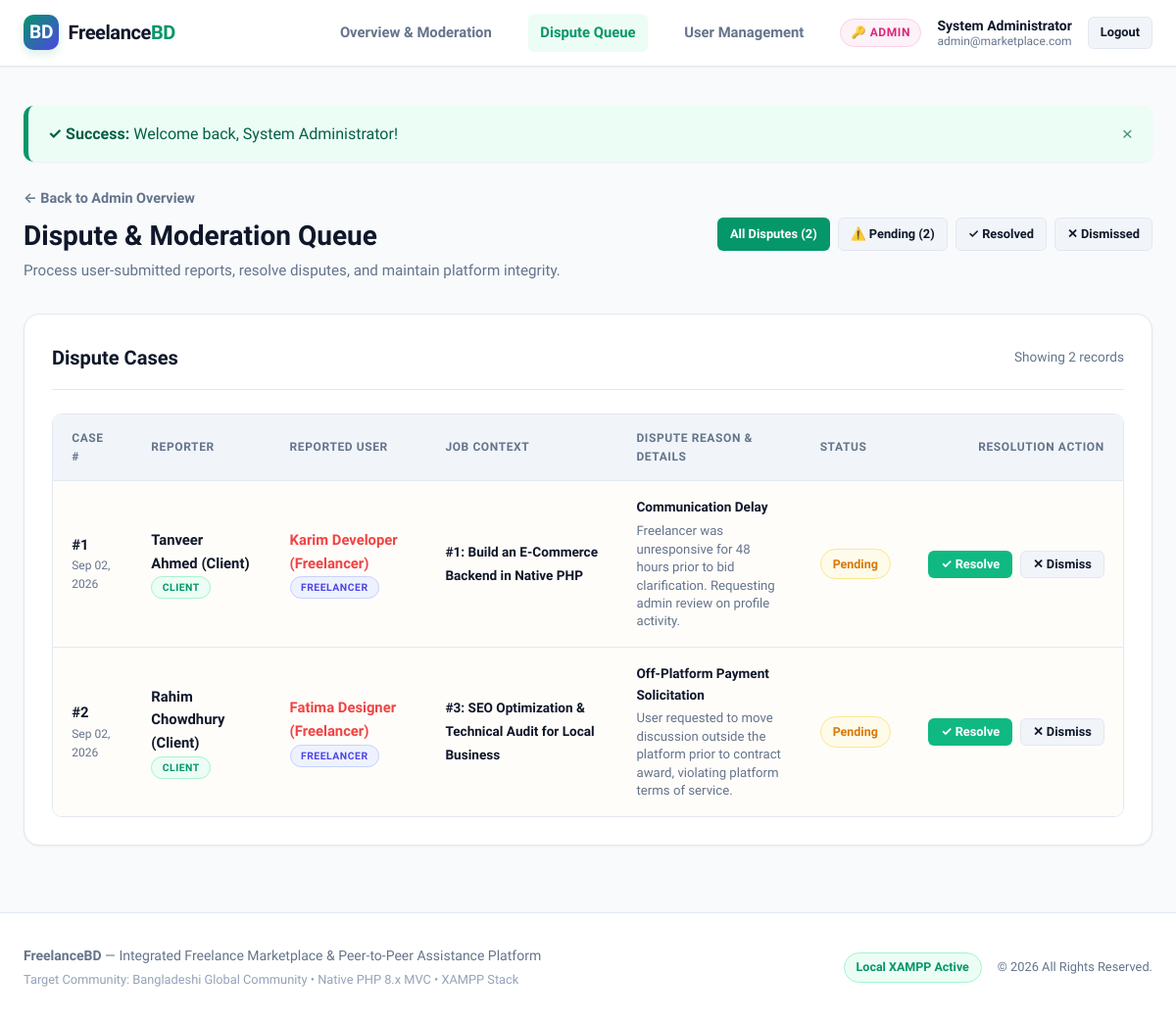
Page /index.php?action=admin_reports (signed in) on the committed database.
### tables this page shows
CREATE TABLE `reports` (
    `id` INT AUTO_INCREMENT PRIMARY KEY,
    `reporter_id` INT NOT NULL,
    `reported_user_id` INT NOT NULL,
    `job_id` INT NULL,
    `reason` VARCHAR(150) NOT NULL,
    `details` TEXT NOT NULL,
    `status` ENUM('pending', 'resolved', 'dismissed') DEFAULT 'pending',
    `created_at` TIMESTAMP DEFAULT CURRENT_TIMESTAMP,
    FOREIGN KEY (`reporter_id`) REFERENCES `users`(`id`) ON DELETE CASCADE,
    FOREIGN KEY (`reported_user_id`) REFERENCES `users`(`id`) ON DELETE CASCADE,
    FOREIGN KEY (`job_id`) REFERENCES `jobs`(`id`) ON DELETE SET NULL
);

CREATE TABLE `users` (
    `id` INT AUTO_INCREMENT PRIMARY KEY,
    `name` VARCHAR(100) NOT NULL,
    `email` VARCHAR(100) UNIQUE NOT NULL,
    `password` VARCHAR(255) NOT NULL,
    `role` ENUM('admin', 'client', 'freelancer') NOT NULL,
    `created_at` TIMESTAMP DEFAULT CURRENT_TIMESTAMP
);

CREATE TABLE `jobs` (
    `id` INT AUTO_INCREMENT PRIMARY KEY,
    `client_id` INT NOT NULL,
    `title` VARCHAR(150) NOT NULL,
    `description` TEXT NOT NULL,
    `category` VARCHAR(50) NOT NULL,
    `budget` DECIMAL(10,2) NOT NULL,
    `deadline` DATE NOT NULL,
    `status` ENUM('open', 'in_progress', 'completed', 'closed') DEFAULT 'open',
    `created_at` TIMESTAMP DEFAULT CURRENT_TIMESTAMP,
    FOREIGN KEY (`client_id`) REFERENCES `users`(`id`) ON DELETE CASCADE
);

### controllers/AdminController.php (called while the page is built, shortened)
<?php
require_once __DIR__ . '/../models/Report.php';
class AdminController {
    private Report $reportModel;
    public function __construct() {
        $this->reportModel = new Report();
    }
    public function reports(): void {
        $statusFilter = $_GET['status'] ?? null;
        $reports = $this->reportModel->getAllReports($statusFilter);
        $pendingCount = $this->reportModel->getPendingCount();
        require __DIR__ . '/../views/admin/reports.php';
    }
}

### config/database.php (called while the page is built, shortened)
<?php
class Database {
    private static ?Database $instance = null;
    private ?PDO $pdo = null;
    private string $host = '127.0.0.1';
    private string $db   = 'freelance_platform';
    private string $user = 'root';
    private string $pass = '';
    private string $charset = 'utf8mb4';
    private function __construct() {
        $dsn = "mysql:host={$this->host};dbname={$this->db};charset={$this->charset}";
        $options = [
            PDO::ATTR_ERRMODE            => PDO::ERRMODE_EXCEPTION,
            PDO::ATTR_DEFAULT_FETCH_MODE => PDO::FETCH_ASSOC,
            PDO::ATTR_EMULATE_PREPARES   => false,
        ];
        try {
            $this->pdo = new PDO($dsn, $this->user, $this->pass, $options);
        } catch (PDOException $e) {
            if ($e->getCode() == 1049 || str_contains($e->getMessage(), 'Unknown database')) {
                $this->autoInitDatabase();
                $this->pdo = new PDO($dsn, $this->user, $this->pass, $options);
            } else {
                throw new Exception("Database Connection Error: " . $e->getMessage());
            }
        }
    }
    public static function getInstance(): Database {
        if (self::$instance === null) {
            self::$instance = new Database();
        }
        return self::$instance;
    }
    public function getConnection(): PDO {
        return $this->pdo;
    }
}

### models/Report.php (called while the page is built, shortened)
<?php
require_once __DIR__ . '/../config/database.php';
class Report {
    private PDO $db;
    public function __construct() {
        $this->db = Database::getInstance()->getConnection();
    }
    public function getAllReports(?string $status = null): array {
        $sql = "
            SELECT r.*,
                   u_rep.name AS reporter_name, u_rep.email AS reporter_email, u_rep.role AS reporter_role,
                   u_tgt.name AS reported_name, u_tgt.email AS reported_email, u_tgt.role AS reported_role,
                   j.title AS job_title
            FROM reports r
            JOIN users u_rep ON r.reporter_id = u_rep.id
            JOIN users u_tgt ON r.reported_user_id = u_tgt.id
            LEFT JOIN jobs j ON r.job_id = j.id
            WHERE 1=1
        ";
        $params = [];
        $sql .= " ORDER BY CASE WHEN r.status = 'pending' THEN 1 ELSE 2 END, r.created_at DESC";
        $stmt = $this->db->prepare($sql);
        $stmt->execute($params);
        return $stmt->fetchAll();
    }
    public function getPendingCount(): int {
        $stmt = $this->db->query("SELECT COUNT(*) AS total FROM reports WHERE status = 'pending'");
        $res = $stmt->fetch();
        return (int) ($res['total'] ?? 0);
    }
}

### views/admin/reports.php (the view, shortened to what this page needs)
<?php require __DIR__ . '/../layout/header.php'; ?>
<div style="display:flex; justify-content:space-between; align-items:center; margin-bottom:2rem; flex-wrap:wrap; gap:1rem;">
    <div>
        <div style="margin-bottom:0.25rem;">
            <a href="index.php?action=admin_dashboard" style="font-size:0.9rem; font-weight:600; color:var(--text-muted);">&larr; Back to Admin Overview</a>
        </div>
        <h1 style="font-size:1.75rem; font-weight:800; color:var(--text-main);">Dispute & Moderation Queue</h1>
        <p style="color:var(--text-muted); font-size:0.95rem;">Process user-submitted reports, resolve disputes, and maintain platform integrity.</p>
    </div>
    <div style="display:flex; gap:0.5rem; flex-wrap:wrap;">
        <a href="index.php?action=admin_reports" class="btn btn-sm <?= empty($statusFilter) ? 'btn-primary' : 'btn-secondary' ?>">
            All Disputes (<?= count($reports) ?>)
        </a>
        <a href="index.php?action=admin_reports&status=pending" class="btn btn-sm <?= ($statusFilter === 'pending') ? 'btn-primary' : 'btn-secondary' ?>">
            ⚠️ Pending (<?= $pendingCount ?>)
        </a>
        <a href="index.php?action=admin_reports&status=resolved" class="btn btn-sm <?= ($statusFilter === 'resolved') ? 'btn-primary' : 'btn-secondary' ?>">
            ✓ Resolved
        </a>
        <a href="index.php?action=admin_reports&status=dismissed" class="btn btn-sm <?= ($statusFilter === 'dismissed') ? 'btn-primary' : 'btn-secondary' ?>">
            ✕ Dismissed
        </a>
    </div>
</div>
<div class="card">
    <div class="card-header">
        <h2 class="card-title">Dispute Cases</h2>
        <span style="font-size:0.85rem; color:var(--text-muted);">Showing <?= count($reports) ?> records</span>
    </div>
    <?php if (empty($reports)): ?>
        <div style="text-align:center; padding:3rem 1rem;">
            <div style="font-size:3rem; margin-bottom:1rem;">🎉</div>
            <h3 style="font-size:1.2rem; font-weight:700; color:var(--text-main);">No reports found</h3>
            <p style="color:var(--text-muted);">There are no disputes or violation reports matching your filter criteria.</p>
        </div>
    <?php else: ?>
        <div class="table-responsive">
            <table class="custom-table">
                <thead>
                    <tr>
                        <th>Case #</th>
                        <th>Reporter</th>
                        <th>Reported User</th>
                        <th>Job Context</th>
                        <th>Dispute Reason & Details</th>
                        <th>Status</th>
                        <th style="text-align:right;">Resolution Action</th>
                    </tr>
                </thead>
                <tbody>
                    <?php foreach ($reports as $r): ?>
                        <tr style="<?= ($r['status'] === 'pending') ? 'background:#fffdfa;' : '' ?>">
                            <td>
                                <strong>#<?= (int)$r['id'] ?></strong>
                                <div style="font-size:0.75rem; color:var(--text-muted);"><?= date('M d, Y', strtotime($r['created_at'])) ?></div>
                            </td>
                            <td>
                                <div style="font-weight:600;"><?= htmlspecialchars($r['reporter_name']) ?></div>
                                <span class="role-tag <?= htmlspecialchars($r['reporter_role']) ?>" style="font-size:0.65rem;">
                                    <?= htmlspecialchars(ucfirst($r['reporter_role'])) ?>
                                </span>
                            </td>
                            <td>
                                <div style="font-weight:600; color:var(--danger);"><?= htmlspecialchars($r['reported_name']) ?></div>
                                <span class="role-tag <?= htmlspecialchars($r['reported_role']) ?>" style="font-size:0.65rem;">
                                    <?= htmlspecialchars(ucfirst($r['reported_role'])) ?>
                                </span>
                            </td>
                            <td>
                                <?php if (!empty($r['job_title'])): ?>
                                    <span style="font-size:0.85rem; font-weight:600;">
                                        #<?= (int)$r['job_id'] ?>: <?= htmlspecialchars($r['job_title']) ?>
                                    </span>
                                <?php else: ?>
                                    <span style="font-size:0.8rem; color:var(--text-light);">General Flag</span>
                                <?php endif; ?>
                            </td>
                            <td style="max-width:320px;">
                                <strong style="color:var(--text-main); font-size:0.85rem; display:block; margin-bottom:0.25rem;">
                                    <?= htmlspecialchars($r['reason']) ?>
                                </strong>
                                <p style="font-size:0.825rem; color:var(--text-muted); line-height:1.4;">
                                    <?= nl2br(htmlspecialchars($r['details'])) ?>
                                </p>
                            </td>
                            <td>
                                <span class="badge badge-<?= htmlspecialchars($r['status']) ?>">
                                    <?= htmlspecialchars(ucfirst($r['status'])) ?>
                                </span>
                            </td>
                            <td style="text-align:right; white-space:nowrap;">
                                <?php if ($r['status'] === 'pending'): ?>
                                    <form action="index.php?action=resolve_report" method="POST" style="display:inline;" onsubmit="return confirmAction('Resolve Case #<?= (int)$r['id'] ?>? This acknowledges violation and marks dispute as resolved.');">
                                        <button type="submit" class="btn btn-success btn-sm" style="font-weight:700;">
                                            ✓ Resolve
                                        </button>
                                    </form>
                                    <form action="index.php?action=dismiss_report" method="POST" style="display:inline; margin-left:0.25rem;" onsubmit="return confirmAction('Dismiss Case #<?= (int)$r['id'] ?> as invalid/inconclusive?');">
                                        <button type="submit" class="btn btn-secondary btn-sm">
                                            ✕ Dismiss
                                        </button>
                                    </form>
                                <?php else: ?>
                                    <span style="font-size:0.8rem; color:var(--text-muted); font-weight:600;">Case Closed</span>
                                <?php endif; ?>
                            </td>
                        </tr>
                    <?php endforeach; ?>
                </tbody>
            </table>
        </div>
    <?php endif; ?>
</div>
<?php require __DIR__ . '/../layout/footer.php'; ?>

### rows in the picture
reports: id "1", created_at "Sep 02, 2026", reporter.name "Tanveer Ahmed (Client)", reporter.role "CLIENT", reported_user.name "Karim Developer (Freelancer)", reported_user.role "FREELANCER", job "1", job.title "Build an E-Commerce Backend in Native PHP", reason "Communication Delay", details "Freelancer was unresponsive for 48 hours prior to bid clarification. Requesting admin review on profile activity.", status "Pending"
reports: id "2", created_at "Sep 02, 2026", reporter.name "Rahim Chowdhury (Client)", reporter.role "CLIENT", reported_user.name "Fatima Designer (Freelancer)", reported_user.role "FREELANCER", job "3", job.title "SEO Optimization & Technical Audit for Local Business", reason "Off-Platform Payment Solicitation", details "User requested to move discussion outside the platform prior to contract award, violating platform terms of service.", status "Pending"

### other values in the picture
$currentUser['name'] "System Administrator"
$currentUser['email'] "admin@marketplace.com"
$flash['message'] "Welcome back, System Administrator!"
count($reports) "2"
$pendingCount "2"
